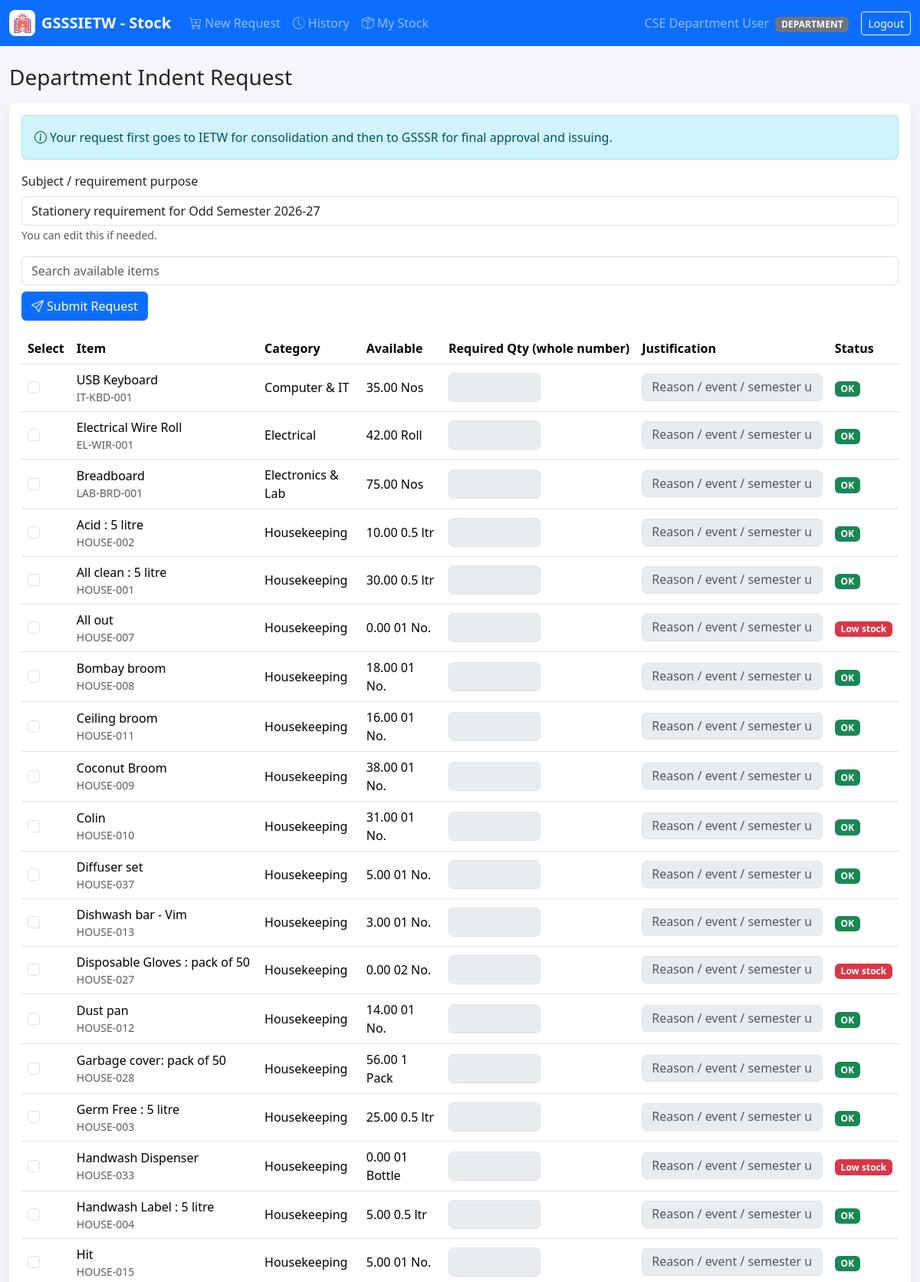
Screenshot of /department/request.php (signed in, upper part) with the database file from the repository.
### tables this page shows
CREATE TABLE `items` (
  `id` int NOT NULL AUTO_INCREMENT,
  `item_code` varchar(60) NOT NULL,
  `item_name` varchar(180) NOT NULL,
  `category_id` int NOT NULL,
  `quantity` decimal(12,2) NOT NULL DEFAULT '0.00',
  `unit` varchar(40) NOT NULL DEFAULT 'Nos',
  `unit_price` decimal(12,2) NOT NULL DEFAULT '0.00',
  `minimum_stock` decimal(12,2) NOT NULL DEFAULT '0.00',
  `storage_location` varchar(160) DEFAULT NULL,
  `description` text,
  `status` enum('ACTIVE','INACTIVE') NOT NULL DEFAULT 'ACTIVE',
  `archive_reason` text,
  `archived_by` int DEFAULT NULL,
  `archived_at` datetime DEFAULT NULL,
  `deletion_approval_status` enum('NOT_REQUESTED','PENDING_GSSSR','APPROVED_BY_GSSSR','REJECTED_BY_GSSSR') NOT NULL DEFAULT 'NOT_REQUESTED',
  `invoice_path` varchar(255) DEFAULT NULL,
  `created_by` int DEFAULT NULL,
  `created_at` timestamp NULL DEFAULT CURRENT_TIMESTAMP,
  `updated_at` timestamp NULL DEFAULT NULL ON UPDATE CURRENT_TIMESTAMP,
  `deleted_at` timestamp NULL DEFAULT NULL,
  PRIMARY KEY (`id`),
  UNIQUE KEY `item_code` (`item_code`),
  KEY `idx_items_category` (`category_id`),
  KEY `idx_items_low_stock` (`quantity`,`minimum_stock`),
  KEY `created_by` (`created_by`),
  KEY `archived_by` (`archived_by`),
  CONSTRAINT `items_ibfk_1` FOREIGN KEY (`category_id`) REFERENCES `categories` (`id`),
  CONSTRAINT `items_ibfk_2` FOREIGN KEY (`created_by`) REFERENCES `users` (`id`),
  CONSTRAINT `items_ibfk_3` FOREIGN KEY (`archived_by`) REFERENCES `users` (`id`)
);

CREATE TABLE `categories` (
  `id` int NOT NULL AUTO_INCREMENT,
  `name` varchar(120) NOT NULL,
  `description` text,
  `created_at` timestamp NULL DEFAULT CURRENT_TIMESTAMP,
  PRIMARY KEY (`id`),
  UNIQUE KEY `name` (`name`)
);

### includes/db.php (called while the page is built, shortened)
<?php
final class Database
{
    private static ?PDO $pdo = null;
    public static function conn(): PDO
    {
        if (self::$pdo === null) {
            $dsn = 'mysql:host=' . DB_HOST . ';dbname=' . DB_NAME . ';charset=utf8mb4';
            self::$pdo = new PDO($dsn, DB_USER, DB_PASS, [
                PDO::ATTR_ERRMODE => PDO::ERRMODE_EXCEPTION,
                PDO::ATTR_DEFAULT_FETCH_MODE => PDO::FETCH_ASSOC,
                PDO::ATTR_EMULATE_PREPARES => false,
            ]);
        }
        return self::$pdo;
    }
}

### department/request.php (the view, shortened to what this page needs)
<?php
require_once __DIR__ . '/../includes/layout.php';
$currentMonth = (int)date('n');
$currentYear  = (int)date('Y');
if ($currentMonth >= 8 && $currentMonth <= 12) {
    $academicStart = $currentYear;
    $academicEnd   = $currentYear + 1;
    $semesterType  = 'Odd';
} elseif ($currentMonth >= 1 && $currentMonth <= 1) {
    $academicStart = $currentYear - 1;
    $academicEnd   = $currentYear;
    $semesterType  = 'Odd';
} else {
    $academicStart = $currentYear - 1;
    $academicEnd   = $currentYear;
    $semesterType  = 'Even';
}
$academicYear = $academicStart . '-' . substr($academicEnd, -2);
$defaultPurpose = "Stationery requirement for $semesterType Semester $academicYear";
$items = rows('SELECT i.*, c.name category_name FROM items i JOIN categories c ON c.id=i.category_id WHERE i.deleted_at IS NULL AND i.status="ACTIVE" ORDER BY c.name,i.item_name');
?>
<h1 class="h3 mb-3">Department Indent Request</h1>
<form method="post" class="card metric-card">
  <div class="card-body">
    <div class="alert alert-info"><i class="bi bi-info-circle me-1"></i>Your request first goes to IETW for consolidation and then to GSSSR for final approval and issuing.</div>
    <div class="mb-3">
      <label class="form-label">Subject / requirement purpose</label>
      <input type="text" name="purpose" class="form-control" value="<?= htmlspecialchars($defaultPurpose) ?>" required>
      <small class="text-muted">You can edit this if needed.</small>
    </div>
    <div class="d-flex flex-wrap justify-content-between align-items-center gap-2 mb-3">
      <input class="form-control flex-grow-1 request-search" data-filter-table="#requestItems" placeholder="Search available items">
      <button class="btn btn-primary"><i class="bi bi-send me-1"></i>Submit Request</button>
    </div>
    <div class="table-responsive">
      <table class="table table-hover align-middle" id="requestItems">
        <thead>
          <tr>
            <th>Select</th>
            <th>Item</th>
            <th>Category</th>
            <th>Available</th>
            <th>Required Qty (whole number)</th>
            <th>Justification</th>
            <th>Status</th>
          </tr>
        </thead>
        <tbody>
        <?php foreach($items as $item): ?>
          <tr>
            <td><input class="form-check-input request-check" type="checkbox" name="items[]" value="<?= $item['id'] ?>"></td>
            <td><?= e($item['item_name']) ?><div class="small text-muted"><?= e($item['item_code']) ?></div></td>
            <td><?= e($item['category_name']) ?></td>
            <td><?= e($item['quantity'].' '.$item['unit']) ?></td>
            <td><input class="form-control qty-input request-qty" type="number" min="1" step="1" name="qty[<?= $item['id'] ?>]" disabled></td>
            <td><input class="form-control request-justification" name="justification[<?= $item['id'] ?>]" placeholder="Reason / event / semester use" disabled></td>
            <td><?= stock_badge($item) ?></td>
          </tr>
        <?php endforeach; ?>
        </tbody>
      </table>
    </div>
  </div>
</form>

### includes/functions.php (shortened to what this page needs)
<?php
require_once __DIR__ . '/db.php';
function e(?string $value): string
{
    return htmlspecialchars((string)$value, ENT_QUOTES, 'UTF-8');
}
function stock_badge(array $item): string
{
    if ((float)$item['quantity'] < (float)$item['minimum_stock']) {
        return '<span class="badge text-bg-danger">Low stock</span>';
    }
    return '<span class="badge text-bg-success">OK</span>';
}
function rows(string $sql, array $params = []): array
{
    $stmt = Database::conn()->prepare($sql);
    $stmt->execute($params);
    return $stmt->fetchAll();
}

### assets/css/app.css (style rules this page uses)
body { background: #f5f7fb; }
.metric-card { border: 0; border-radius: 8px; box-shadow: 0 8px 24px rgba(30, 41, 59, .08); }
.table thead th { white-space: nowrap; }
.qty-input { max-width: 120px; }
.request-search { min-width: min(520px, 100%); }
.request-justification { min-width: 220px; white-space: normal; line-height: 1.35; }

### rows the page displays
items: item_name "USB Keyboard", item_code "IT-KBD-001", category.name "Computer & IT", quantity+unit "35.00 Nos"
items: item_name "Electrical Wire Roll", item_code "EL-WIR-001", category.name "Electrical", quantity+unit "42.00 Roll"
items: item_name "Breadboard", item_code "LAB-BRD-001", category.name "Electronics & Lab", quantity+unit "75.00 Nos"
items: item_name "Acid : 5 litre", item_code "HOUSE-002", category.name "Housekeeping", quantity+unit "10.00 0.5 ltr"
items: item_name "All clean : 5 litre", item_code "HOUSE-001", category.name "Housekeeping", quantity+unit "30.00 0.5 ltr"
items: item_name "All out", item_code "HOUSE-007", category.name "Housekeeping", quantity+unit "0.00 01 No.", minimum_stock "Low stock"
items: item_name "Bombay broom", item_code "HOUSE-008", category.name "Housekeeping", quantity+unit "18.00 01 No."
items: item_name "Ceiling broom", item_code "HOUSE-011", category.name "Housekeeping", quantity+unit "16.00 01 No."
items: item_name "Coconut Broom", item_code "HOUSE-009", category.name "Housekeeping", quantity+unit "38.00 01 No."
items: item_name "Colin", item_code "HOUSE-010", category.name "Housekeeping", quantity+unit "31.00 01 No."
items: item_name "Diffuser set", item_code "HOUSE-037", category.name "Housekeeping", quantity+unit "5.00 01 No."
items: item_name "Dishwash bar - Vim", item_code "HOUSE-013", category.name "Housekeeping", quantity+unit "3.00 01 No."
items: item_name "Disposable Gloves : pack of 50", item_code "HOUSE-027", category.name "Housekeeping", quantity+unit "0.00 02 No.", minimum_stock "Low stock"
items: item_name "Dust pan", item_code "HOUSE-012", category.name "Housekeeping", quantity+unit "14.00 01 No."
items: item_name "Garbage cover: pack of 50", item_code "HOUSE-028", category.name "Housekeeping", quantity+unit "56.00 1 Pack"
items: item_name "Germ Free : 5 litre", item_code "HOUSE-003", category.name "Housekeeping", quantity+unit "25.00 0.5 ltr"
items: item_name "Handwash Dispenser", item_code "HOUSE-033", category.name "Housekeeping", quantity+unit "0.00 01 Bottle", minimum_stock "Low stock"
items: item_name "Handwash Label : 5 litre", item_code "HOUSE-004", category.name "Housekeeping", quantity+unit "5.00 0.5 ltr"
items: item_name "Hit", item_code "HOUSE-015", category.name "Housekeeping", quantity+unit "5.00 01 No."

### other values shown
APP_SHORT_NAME "GSSSIETW - Stock"
$l[1] "New Request"
$l[1] "History"
$l[1] "My Stock"
$u['name'] "CSE Department User"
$role "DEPARTMENT"
